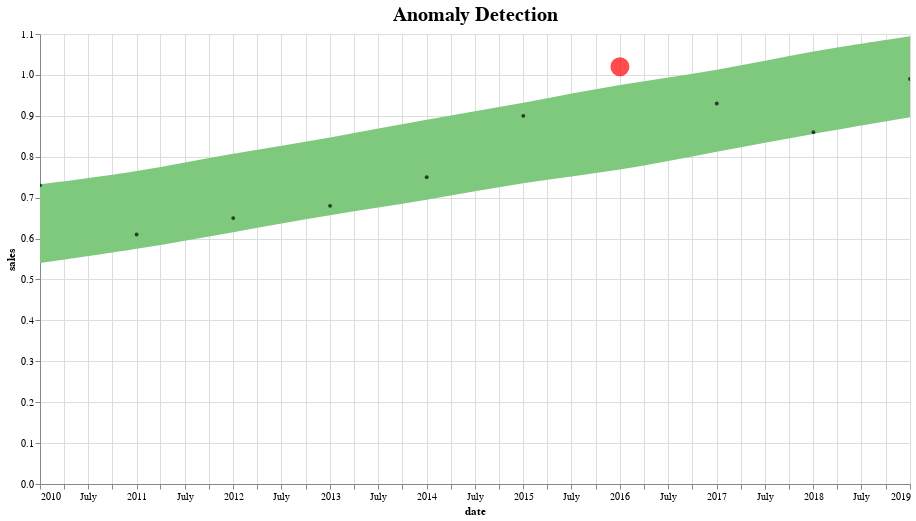

Write notebook code for a chart like this one.
### Code cell
def plot_anomalies(forecasted):
    interval = alt.Chart(forecasted).mark_area(interpolate="basis", color = '#7FC97F').encode(
    x=alt.X('ds:T',  title ='date'),
    y='yhat_upper',
    y2='yhat_lower',
    tooltip=['ds', 'fact', 'yhat_lower', 'yhat_upper']
    ).interactive().properties(
        title='Anomaly Detection'
    )

    fact = alt.Chart(forecasted[forecasted.anomaly==0]).mark_circle(size=15, opacity=0.7, color = 'Black').encode(
        x='ds:T',
        y=alt.Y('fact', title='sales'),    
        tooltip=['ds', 'fact', 'yhat_lower', 'yhat_upper']
    ).interactive()

    anomalies = alt.Chart(forecasted[forecasted.anomaly!=0]).mark_circle(size=30, color = 'Red').encode(
        x='ds:T',
        y=alt.Y('fact', title='sales'),    
        tooltip=['ds', 'fact', 'yhat_lower', 'yhat_upper'],
        size = alt.Size( 'importance', legend=None)
    ).interactive()

    return alt.layer(interval, fact, anomalies)\
              .properties(width=870, height=450)\
              .configure_title(fontSize=20)
              
plot_anomalies(pred)
plot_anomalies(recent_pred)

### Figure 1 — Vega-Lite specification as saved in the notebook (floating-point values rounded to 4 significant figures)
{"config": {"view": {"continuousWidth": 400, "continuousHeight": 300}, "title": {"fontSize": 20}}, "layer": [{"data": {"name": "data-b32442a95a9d488126c21645ffab9caa"}, "mark": {"type": "area", "color": "#7FC97F", "interpolate": "basis"}, "encoding": {"tooltip": [{"type": "temporal", "field": "ds"}, {"type": "quantitative", "field": "fact"}, {"type": "quantitative", "field": "yhat_lower"}, {"type": "quantitative", "field": "yhat_upper"}], "x": {"type": "temporal", "field": "ds", "title": "date"}, "y": {"type": "quantitative", "field": "yhat_upper"}, "y2": {"field": "yhat_lower"}}, "selection": {"selector019": {"type": "interval", "bind": "scales", "encodings": ["x", "y"]}}, "title": "Anomaly Detection"}, {"data": {"name": "data-6f626030b0b71a5ba662cb7a575f2913"}, "mark": {"type": "circle", "color": "Black", "opacity": 0.7, "size": 15}, "encoding": {"tooltip": [{"type": "temporal", "field": "ds"}, {"type": "quantitative", "field": "fact"}, {"type": "quantitative", "field": "yhat_lower"}, {"type": "quantitative", "field": "yhat_upper"}], "x": {"type": "temporal", "field": "ds"}, "y": {"type": "quantitative", "field": "fact", "title": "sales"}}, "selection": {"selector020": {"type": "interval", "bind": "scales", "encodings": ["x", "y"]}}}, {"data": {"name": "data-4496425e7cc6cdcd7d4b15c86dbf55de"}, "mark": {"type": "circle", "color": "Red", "size": 30}, "encoding": {"size": {"type": "quantitative", "field": "importance", "legend": null}, "tooltip": [{"type": "temporal", "field": "ds"}, {"type": "quantitative", "field": "fact"}, {"type": "quantitative", "field": "yhat_lower"}, {"type": "quantitative", "field": "yhat_upper"}], "x": {"type": "temporal", "field": "ds"}, "y": {"type": "quantitative", "field": "fact", "title": "sales"}}, "selection": {"selector021": {"type": "interval", "bind": "scales", "encodings": ["x", "y"]}}}], "height": 450, "width": 870, "$schema": "https://vega.github.io/schema/vega-lite/v4.8.1.json", "datasets": {"data-b32442a95a9d488126c21645ffab9caa": [{"ds": "2010-01-01T00:00:00", "trend": 0.6304, "yhat": 0.6304, "yhat_lower": 0.5401, "yhat_upper": 0.7327, "fact": 0.73, "anomaly": 0, "importance": 0.0}, {"ds": "2011-01-01T00:00:00", "trend": 0.6707, "yhat": 0.6707, "yhat_lower": 0.5733, "yhat_upper": 0.7623, "fact": 0.61, "anomaly": 0, "importance": 0.0}, {"ds": "2012-01-01T00:00:00", "trend": 0.711, "yhat": 0.711, "yhat_lower": 0.6154, "yhat_upper": 0.8089, "fact": 0.65, "anomaly": 0, "importance": 0.0}, {"ds": "2013-01-01T00:00:00", "trend": 0.7515, "yhat": 0.7515, "yhat_lower": 0.6586, "yhat_upper": 0.8459, "fact": 0.68, "anomaly": 0, "importance": 0.0}, {"ds": "2014-01-01T00:00:00", "trend": 0.7918, "yhat": 0.7918, "yhat_lower": 0.6927, "yhat_upper": 0.8913, "fact": 0.75, "anomaly": 0, "importance": 0.0}, {"ds": "2015-01-01T00:00:00", "trend": 0.8321, "yhat": 0.8321, "yhat_lower": 0.738, "yhat_upper": 0.9309, "fact": 0.9, "anomaly": 0, "importance": 0.0}, {"ds": "2016-01-01T00:00:00", "trend": 0.8724, "yhat": 0.8724, "yhat_lower": 0.7653, "yhat_upper": 0.9776, "fact": 1.02, "anomaly": 1, "importance": 0.04155}, {"ds": "2017-01-01T00:00:00", "trend": 0.9129, "yhat": 0.9129, "yhat_lower": 0.8128, "yhat_upper": 1.01, "fact": 0.93, "anomaly": 0, "importance": 0.0}, {"ds": "2018-01-01T00:00:00", "trend": 0.9532, "yhat": 0.9532, "yhat_lower": 0.8563, "yhat_upper": 1.059, "fact": 0.86, "anomaly": 0, "importance": 0.0}, {"ds": "2019-01-01T00:00:00", "trend": 0.9935, "yhat": 0.9935, "yhat_lower": 0.8962, "yhat_upper": 1.094, "fact": 0.99, "anomaly": 0, "importance": 0.0}], "data-6f626030b0b71a5ba662cb7a575f2913": [{"ds": "2010-01-01T00:00:00", "trend": 0.6304, "yhat": 0.6304, "yhat_lower": 0.5401, "yhat_upper": 0.7327, "fact": 0.73, "anomaly": 0, "importance": 0.0}, {"ds": "2011-01-01T00:00:00", "trend": 0.6707, "yhat": 0.6707, "yhat_lower": 0.5733, "yhat_upper": 0.7623, "fact": 0.61, "anomaly": 0, "importance": 0.0}, {"ds": "2012-01-01T00:00:00", "trend": 0.711, "yhat": 0.711, "yhat_lower": 0.6154, "yhat_upper": 0.8089, "fact": 0.65, "anomaly": 0, "importance": 0.0}, {"ds": "2013-01-01T00:00:00", "trend": 0.7515, "yhat": 0.7515, "yhat_lower": 0.6586, "yhat_upper": 0.8459, "fact": 0.68, "anomaly": 0, "importance": 0.0}, {"ds": "2014-01-01T00:00:00", "trend": 0.7918, "yhat": 0.7918, "yhat_lower": 0.6927, "yhat_upper": 0.8913, "fact": 0.75, "anomaly": 0, "importance": 0.0}, {"ds": "2015-01-01T00:00:00", "trend": 0.8321, "yhat": 0.8321, "yhat_lower": 0.738, "yhat_upper": 0.9309, "fact": 0.9, "anomaly": 0, "importance": 0.0}, {"ds": "2017-01-01T00:00:00", "trend": 0.9129, "yhat": 0.9129, "yhat_lower": 0.8128, "yhat_upper": 1.01, "fact": 0.93, "anomaly": 0, "importance": 0.0}, {"ds": "2018-01-01T00:00:00", "trend": 0.9532, "yhat": 0.9532, "yhat_lower": 0.8563, "yhat_upper": 1.059, "fact": 0.86, "anomaly": 0, "importance": 0.0}, {"ds": "2019-01-01T00:00:00", "trend": 0.9935, "yhat": 0.9935, "yhat_lower": 0.8962, "yhat_upper": 1.094, "fact": 0.99, "anomaly": 0, "importance": 0.0}], "data-4496425e7cc6cdcd7d4b15c86dbf55de": [{"ds": "2016-01-01T00:00:00", "trend": 0.8724, "yhat": 0.8724, "yhat_lower": 0.7653, "yhat_upper": 0.9776, "fact": 1.02, "anomaly": 1, "importance": 0.04155}]}}
